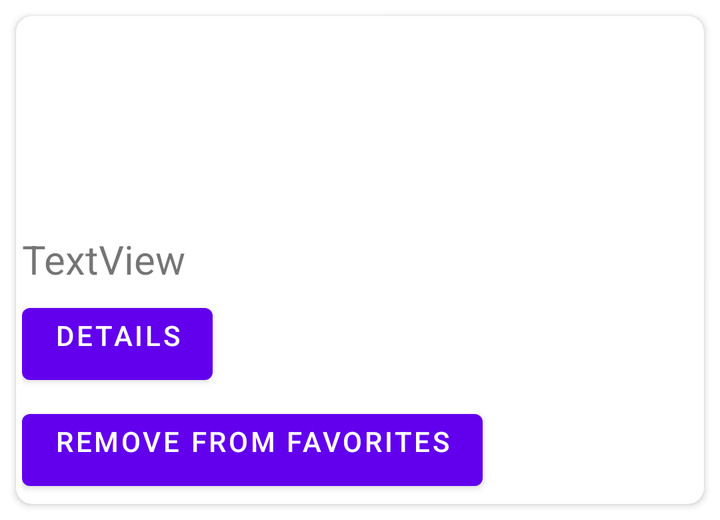
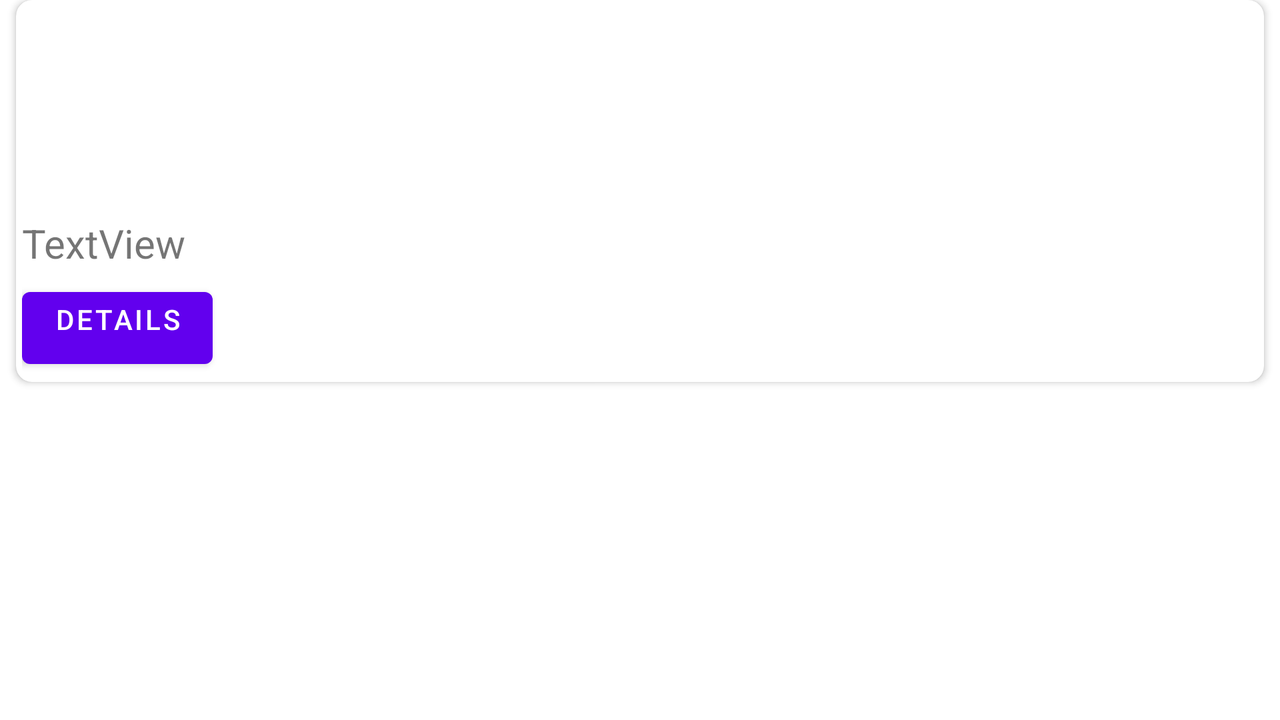

An Android layout and its configuration variant, each rendered on a device that would load it. The default file and the variant file are quoted in full after the pictures.
<!-- AndroidManifest.xml: application theme Theme.Whatch_To_Movie_Application -->
<!-- res/layout/favorite_item_films.xml -->
<?xml version="1.0" encoding="utf-8"?>
<androidx.constraintlayout.widget.ConstraintLayout xmlns:android="http://schemas.android.com/apk/res/android"
    xmlns:app="http://schemas.android.com/apk/res-auto"
    xmlns:tools="http://schemas.android.com/tools"
    android:layout_width="match_parent"
    android:layout_height="wrap_content"
    android:background="@color/white">

    <androidx.cardview.widget.CardView
        android:layout_width="0dp"
        android:layout_height="wrap_content"
        android:layout_marginStart="8dp"
        android:layout_marginTop="8dp"
        android:layout_marginEnd="8dp"
        android:layout_marginBottom="8dp"
        app:cardCornerRadius="8dp"
        app:layout_constraintBottom_toBottomOf="parent"
        app:layout_constraintEnd_toEndOf="parent"
        app:layout_constraintStart_toStartOf="parent"
        app:layout_constraintTop_toTopOf="parent"
        app:layout_constraintVertical_bias="0.0">

        <LinearLayout
            android:layout_width="match_parent"
            android:layout_height="wrap_content"
            android:layout_margin="3dp"
            android:orientation="vertical">

            <ImageView
                android:id="@+id/FimageFilm"
                android:layout_width="100dp"
                android:layout_height="100dp"
                tools:srcCompat="@tools:sample/avatars" />

            <TextView
                android:id="@+id/FnameFilm"
                android:layout_width="match_parent"
                android:layout_height="wrap_content"
                android:layout_marginTop="5dp"
                android:text="TextView"
                android:textSize="20sp" />

            <Button
                android:id="@+id/FbuttonDetails"
                android:layout_width="wrap_content"
                android:layout_height="wrap_content"
                android:layout_marginTop="5dp"
                android:gravity="end"
                android:text="@string/details"
                tools:ignore="SpeakableTextPresentCheck" />

            <Button
                android:id="@+id/removeFilm"
                android:layout_width="wrap_content"
                android:layout_height="wrap_content"
                android:layout_marginTop="5dp"
                android:gravity="end"
                android:text="@string/remove_from_favorites"
                tools:ignore="SpeakableTextPresentCheck" />


        </LinearLayout>
    </androidx.cardview.widget.CardView>
</androidx.constraintlayout.widget.ConstraintLayout>
<!-- resources referenced by this layout -->
<resources>
  <color name="white">#FFFFFFFF</color>
  <string name="details">Details</string>
  <string name="remove_from_favorites">remove from favorites</string>
  <style name="Theme.Whatch_To_Movie_Application" parent="Theme.MaterialComponents.DayNight.DarkActionBar">
          
          <item name="colorPrimary">@color/purple_500</item>
          <item name="colorPrimaryVariant">@color/purple_700</item>
          <item name="colorOnPrimary">@color/white</item>
          
          <item name="colorSecondary">@color/teal_200</item>
          <item name="colorSecondaryVariant">@color/teal_700</item>
          <item name="colorOnSecondary">@color/black</item>
          
          <item name="android:statusBarColor" tools:targetApi="l">?attr/colorPrimaryVariant</item>
          
      </style>
  <color name="purple_500">#FF6200EE</color>
  <color name="purple_700">#FF3700B3</color>
  <color name="teal_200">#FF03DAC5</color>
  <color name="teal_700">#FF018786</color>
  <color name="black">#FF000000</color>
</resources>
<!-- res/layout-land/favorite_item_films.xml (the repository's variant of the layout above) -->
<!-- drawn on the phone turned sideways -->
<?xml version="1.0" encoding="utf-8"?>
<androidx.constraintlayout.widget.ConstraintLayout xmlns:android="http://schemas.android.com/apk/res/android"
    xmlns:app="http://schemas.android.com/apk/res-auto"
    xmlns:tools="http://schemas.android.com/tools"
    android:layout_width="match_parent"
    android:layout_height="match_parent"
    android:background="@color/white"
    >

    <androidx.cardview.widget.CardView
        android:layout_width="0dp"
        android:layout_height="wrap_content"
        android:layout_marginStart="8dp"
        android:layout_marginEnd="8dp"
        android:layout_marginBottom="8dp"
        app:cardCornerRadius="8dp"
        app:layout_constraintBottom_toBottomOf="parent"
        app:layout_constraintEnd_toEndOf="parent"
        app:layout_constraintStart_toStartOf="parent"
        app:layout_constraintTop_toTopOf="parent"
        app:layout_constraintVertical_bias="0.0">

        <LinearLayout
            android:layout_width="match_parent"
            android:layout_height="wrap_content"
            android:layout_margin="3dp"
            android:orientation="vertical">

            <ImageView
                android:id="@+id/FimageFilm"
                android:layout_width="100dp"
                android:layout_height="100dp"
                tools:srcCompat="@tools:sample/avatars" />

            <TextView
                android:id="@+id/FnameFilm"
                android:layout_width="match_parent"
                android:layout_height="wrap_content"
                android:layout_marginTop="5dp"
                android:text="TextView"
                android:textSize="20sp" />

            <Button
                android:id="@+id/FbuttonDetails"
                android:layout_width="wrap_content"
                android:layout_height="wrap_content"
                android:layout_marginTop="5dp"
                android:gravity="end"
                android:text="@string/details"
                tools:ignore="SpeakableTextPresentCheck" />



        </LinearLayout>
    </androidx.cardview.widget.CardView>

</androidx.constraintlayout.widget.ConstraintLayout>
<!-- resources referenced by the variant -->
<!-- as the phone turned sideways resolves them -->
<resources>
  <color name="white">#FFFFFFFF</color>
  <string name="details">Details</string>
  <style name="Theme.Whatch_To_Movie_Application" parent="Theme.MaterialComponents.DayNight.DarkActionBar">
          
          <item name="colorPrimary">@color/purple_500</item>
          <item name="colorPrimaryVariant">@color/purple_700</item>
          <item name="colorOnPrimary">@color/white</item>
          
          <item name="colorSecondary">@color/teal_200</item>
          <item name="colorSecondaryVariant">@color/teal_700</item>
          <item name="colorOnSecondary">@color/black</item>
          
          <item name="android:statusBarColor" tools:targetApi="l">?attr/colorPrimaryVariant</item>
          
      </style>
  <color name="purple_500">#FF6200EE</color>
  <color name="purple_700">#FF3700B3</color>
  <color name="teal_200">#FF03DAC5</color>
  <color name="teal_700">#FF018786</color>
  <color name="black">#FF000000</color>
</resources>
